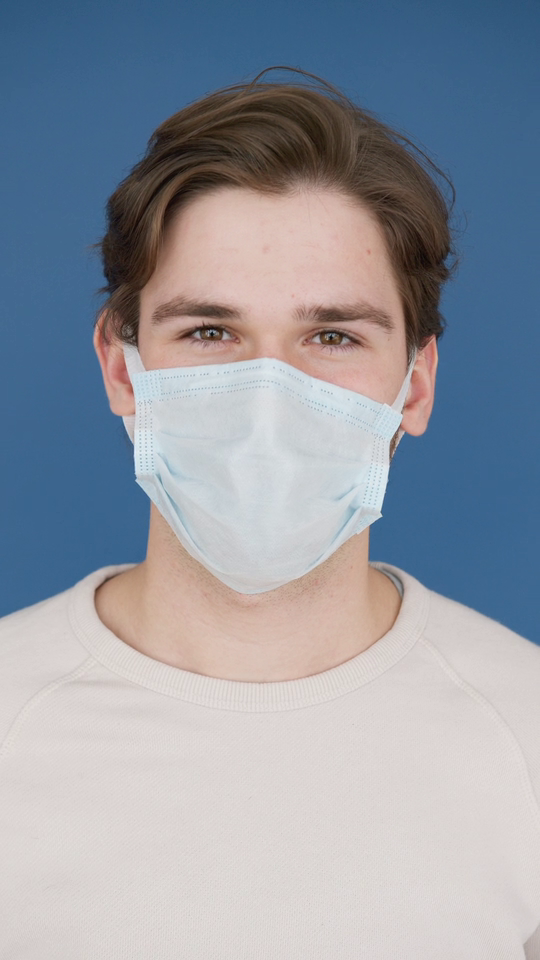
#> input picture frame 28 of image-processing-projects/face-detection/video2.mp4, 540 x 960 px, given in place of MOT17-04-DPM.mp4, which was not available
$ python multiple-object-tracking.py
#> lines starting #> are read from the running program, lines starting #| are printed output that depends on the picture; after the words box and inside, x2 and y2 are one past the last pixel; in counts of white or black regions, pixels touching at a corner belong together; pictures that were not available may be replaced by others from this repository, and a replacement may not be noted
import cv2

OPENCV_OBJECT_TRACKERS = {"csrt"      : cv2.legacy.TrackerCSRT_create,
		                  "kcf"       : cv2.legacy.TrackerKCF_create,
		                  "boosting"  : cv2.legacy.TrackerBoosting_create,
		                  "mil"       : cv2.legacy.TrackerMIL_create,
		                  "tld"       : cv2.legacy.TrackerTLD_create,
		                  "medianflow": cv2.legacy.TrackerMedianFlow_create,
		                  "mosse"     : cv2.legacy.TrackerMOSSE_create}

# Name of selected tracking algorithm
tracker_name = "mil"

# Creating MultiTracker object to track objects
trackers = cv2.legacy.MultiTracker_create()

video_path = "C:/Users/furka/Desktop/computer-vision/object-tracking/multiple-object-tracking/MOT17-04-DPM.mp4"
cap = cv2.VideoCapture(video_path)

fps = 30
f = 0
while True:

    ret, frame = cap.read()
#> frame is the input picture: shape (960, 540, 3); mean B, G, R 163.9, 153.7, 148.2
    (H, W) = frame.shape[:2]
#> H = 960; W = 540
    frame = cv2.resize(frame, dsize = (960, 540))
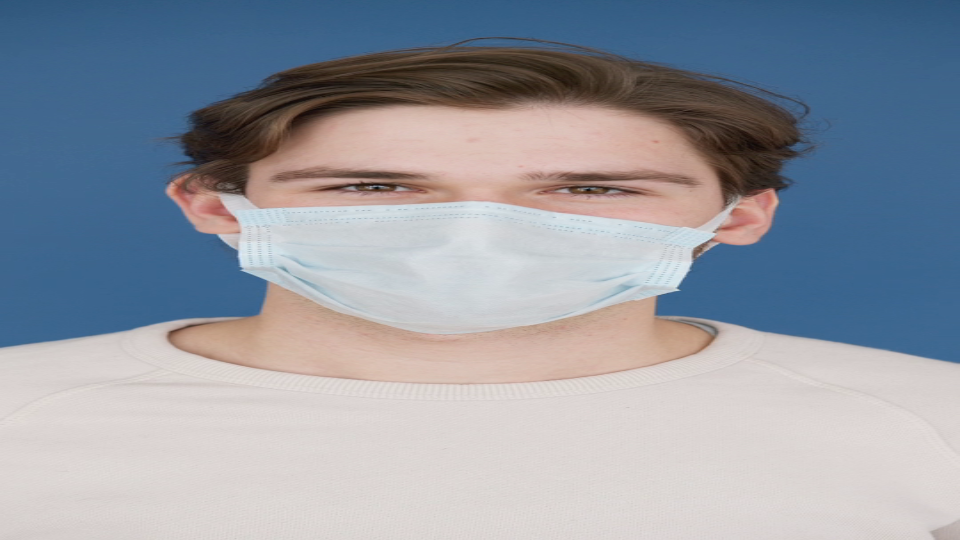
#> frame: shape (540, 960, 3); mean B, G, R 163.8, 153.6, 148.2

    # We update trackers and get success status and boxes
    (success , boxes) = trackers.update(frame)
#> success = True; boxes = ()

    info = [("Tracker", tracker_name),
        	("Success", "Yes" if success else "No")]
#> info = [('Tracker', 'mil'), ('Success', 'Yes')]

    string_text = ""

    for (i, (k, v)) in enumerate(info):
        text = "{}: {}".format(k, v)
        string_text = string_text + text + " "
#> this loop made 2 passes

    cv2.putText(frame, string_text, (10, 20),cv2.FONT_HERSHEY_SIMPLEX, 0.6, (0, 0, 255), 2)
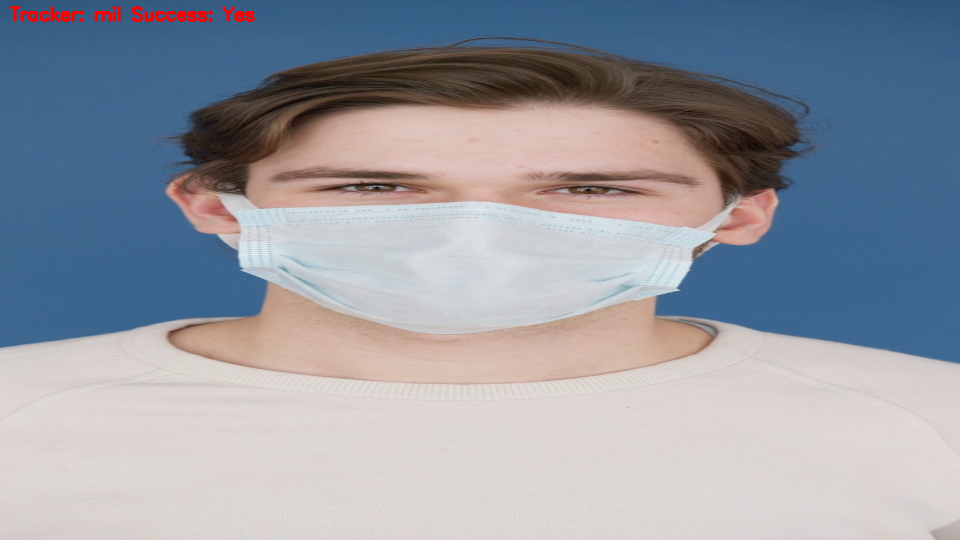
#> frame: shape (540, 960, 3); 0.29% of pixels changed, all inside (x1, y1, x2, y2) = (10, 6, 255, 22)

    # We draw a rectangle for each tracking box
    for box in boxes:
        (x, y, w, h) = [int(v) for v in box]
        cv2.rectangle(frame, (x, y), (x + w, y + h), (0, 255, 0), 2)
#> this loop made 0 passes

    cv2.imshow("Frame", frame)
    key = cv2.waitKey(1) & 0xFF
#> (key q is pressed here)

    # If the "t" key is pressed, we select a new tracking box and add it to the followers
    if key == ord("t"):

        box = cv2.selectROI("Frame", frame, fromCenter=False)

        tracker = OPENCV_OBJECT_TRACKERS[tracker_name]()
        trackers.add(tracker, frame, box)
    elif key == ord("q"):break

    f = f + 1

cap.release()
cv2.destroyAllWindows()

$ run again, starting later in the video
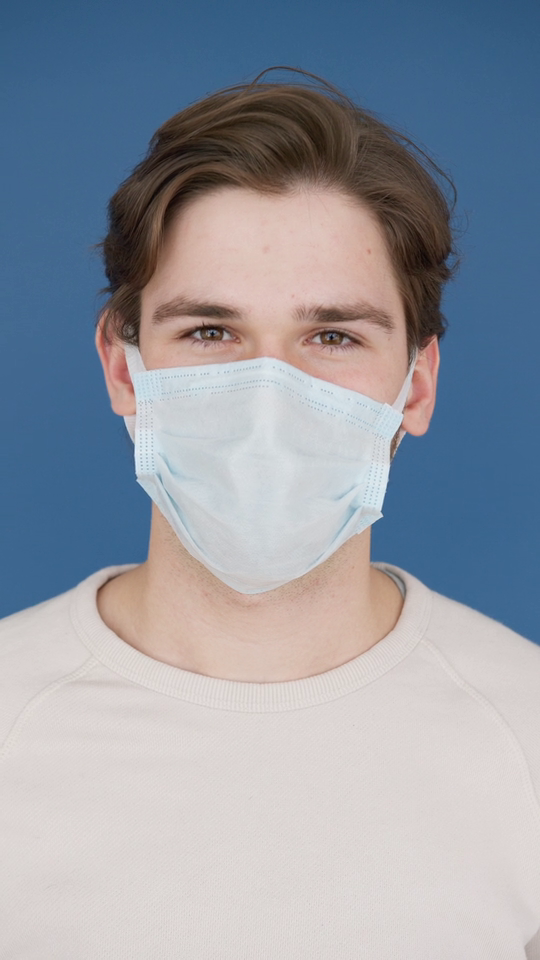
#> input picture frame 128 of image-processing-projects/face-detection/video2.mp4, 540 x 960 px, given in place of MOT17-04-DPM.mp4, which was not available
#> frame is the input picture: shape (960, 540, 3); mean B, G, R 164.4, 154, 148.6
#> `frame = cv2.resize(frame, dsize = (960, 540))`:
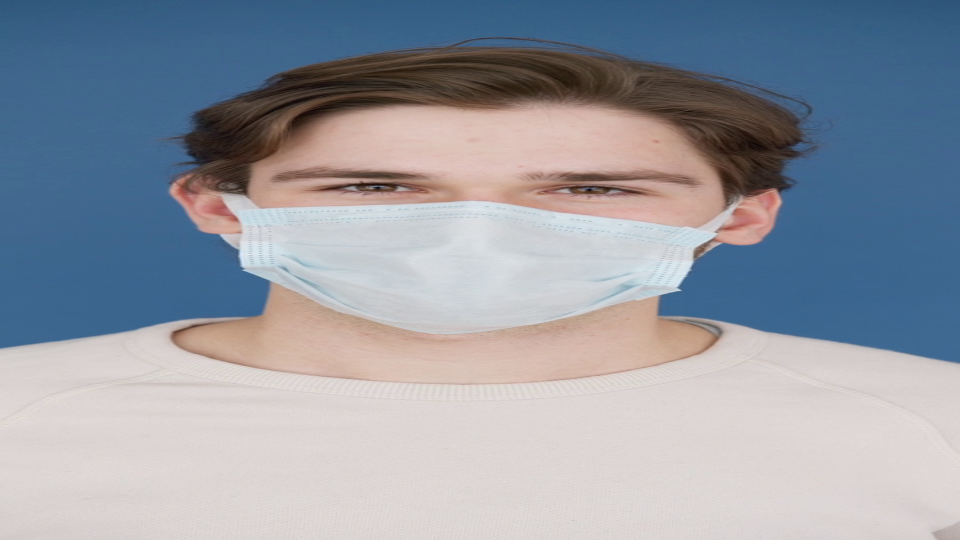
#> frame: shape (540, 960, 3); mean B, G, R 164.3, 153.9, 148.5
#> success = True; boxes = ()
#> info = [('Tracker', 'mil'), ('Success', 'Yes')]
#> the loop `for (i, (k, v)) in enumerate(info):` made 2 passes
#> `cv2.putText(frame, string_text, (10, 20),cv2.FONT_HERSHEY_SIMPLEX, 0.6..`:
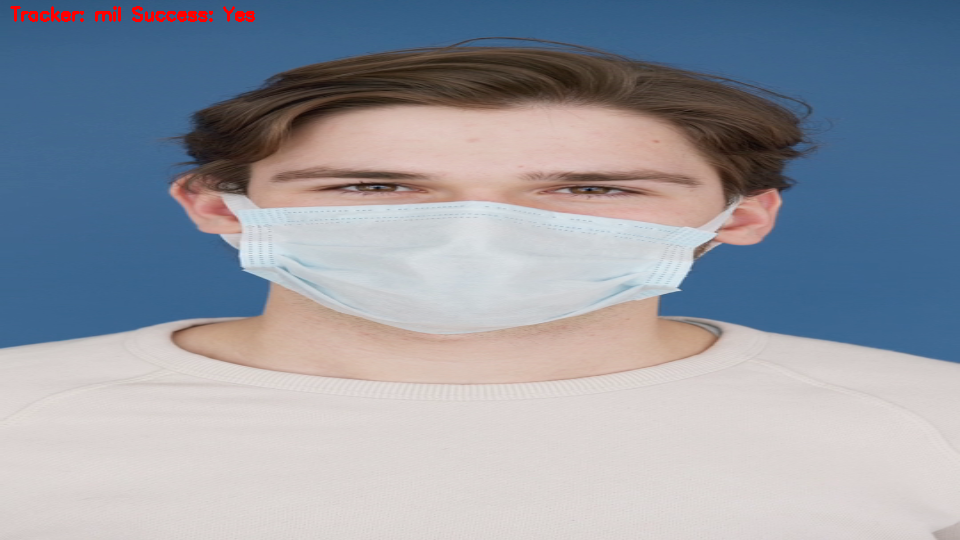
#> frame: shape (540, 960, 3); 0.29% of pixels changed, all inside (x1, y1, x2, y2) = (10, 6, 255, 22)

$ run again, starting later in the video
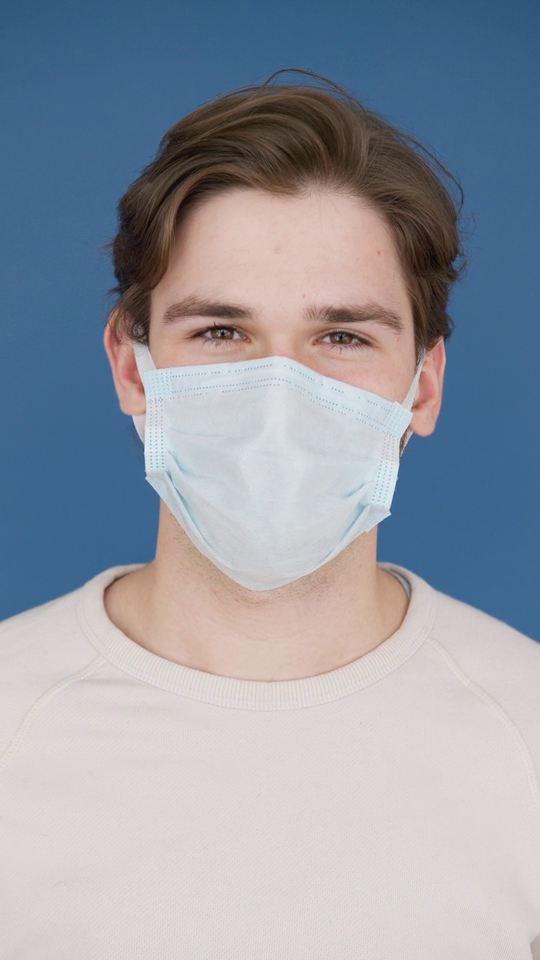
#> input picture frame 228 of image-processing-projects/face-detection/video2.mp4, 540 x 960 px, given in place of MOT17-04-DPM.mp4, which was not available
#> frame is the input picture: shape (960, 540, 3); mean B, G, R 164.5, 154, 148.5
#> `frame = cv2.resize(frame, dsize = (960, 540))`:
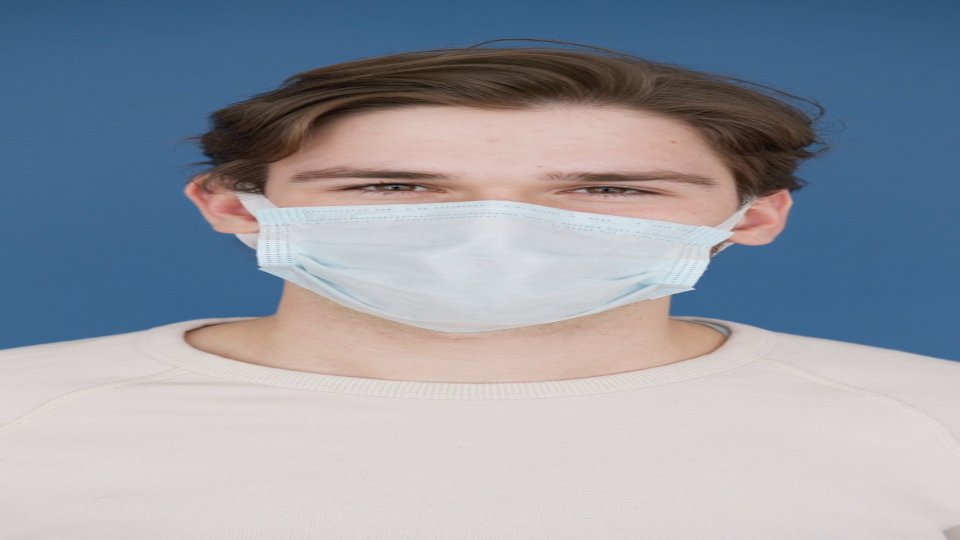
#> frame: shape (540, 960, 3); mean B, G, R 164.4, 153.9, 148.4
#> success = True; boxes = ()
#> info = [('Tracker', 'mil'), ('Success', 'Yes')]
#> the loop `for (i, (k, v)) in enumerate(info):` made 2 passes
#> `cv2.putText(frame, string_text, (10, 20),cv2.FONT_HERSHEY_SIMPLEX, 0.6..`:
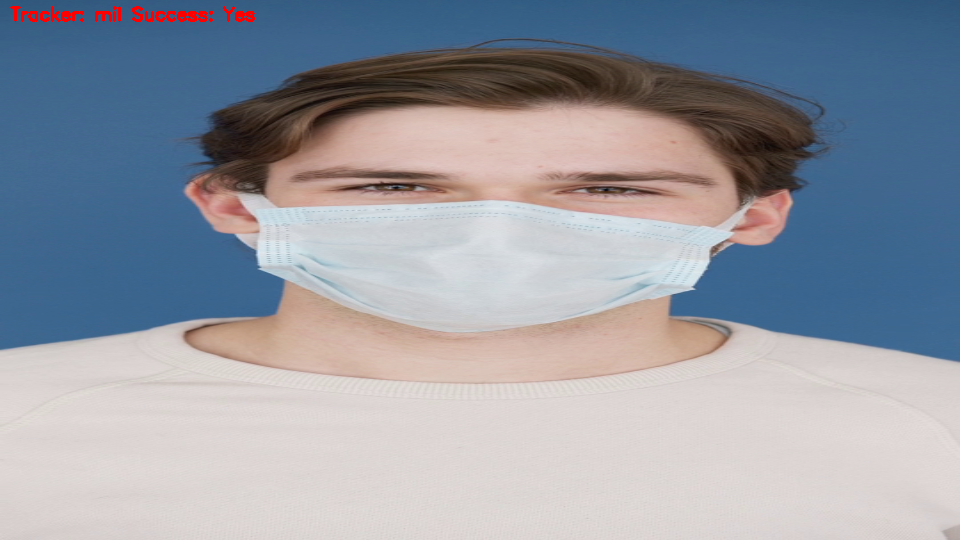
#> frame: shape (540, 960, 3); 0.29% of pixels changed, all inside (x1, y1, x2, y2) = (10, 6, 255, 22)
